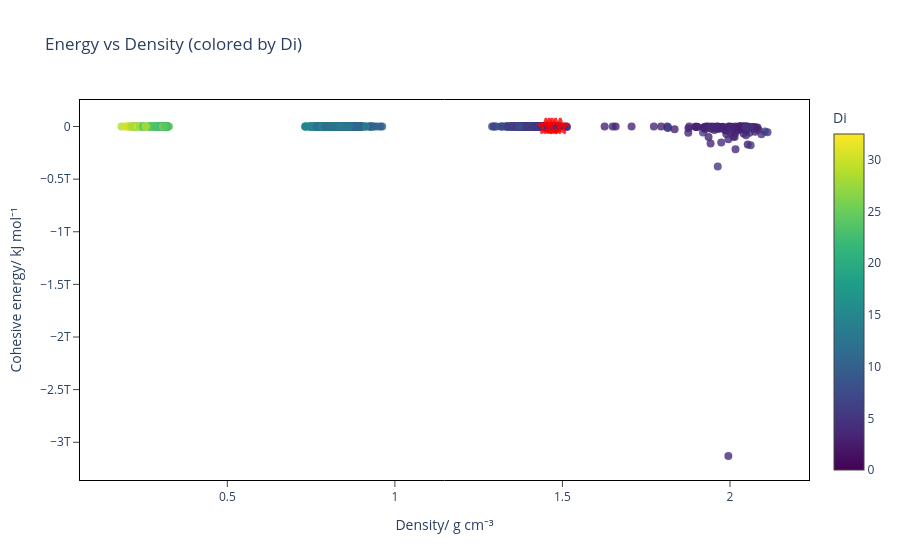
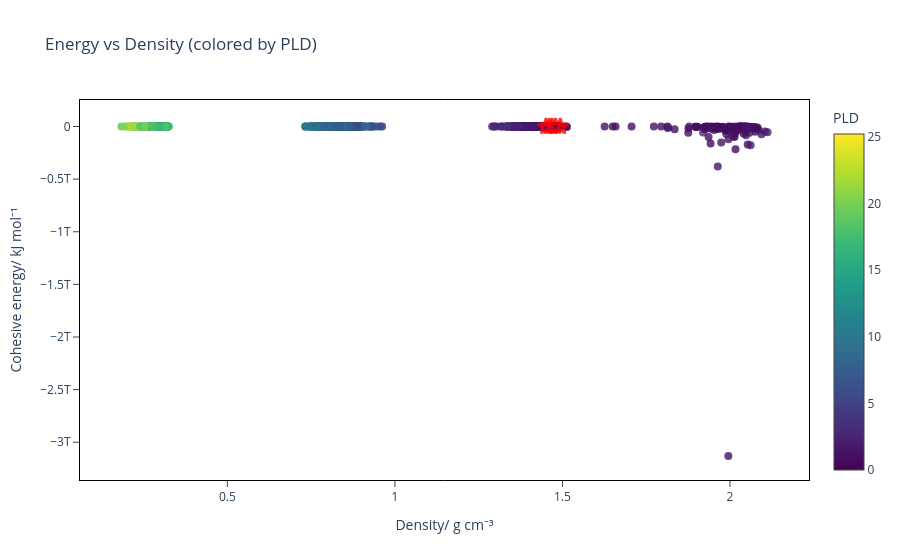
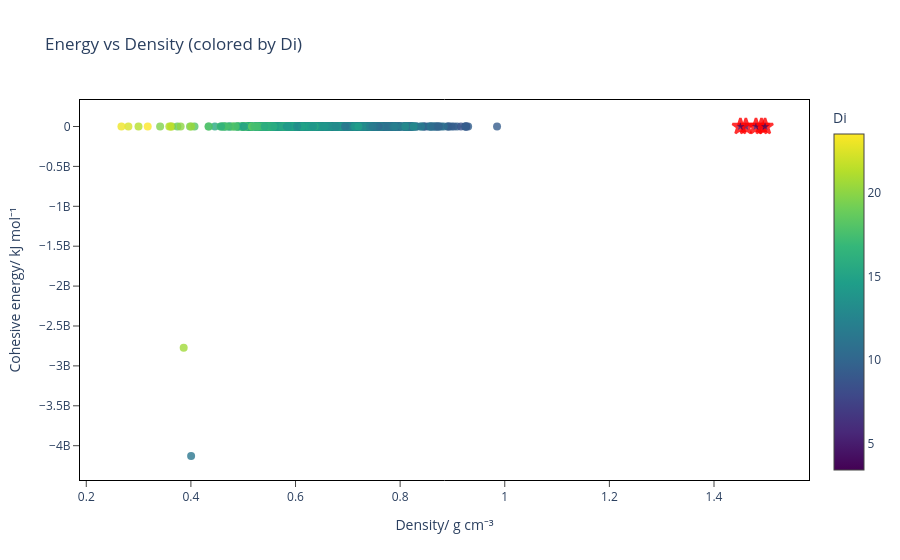
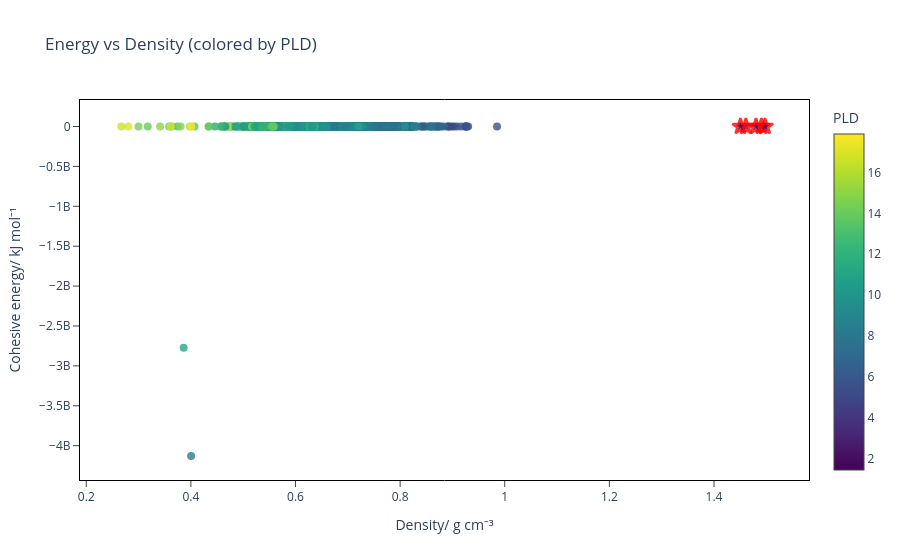

Notebook code for these charts, in order:
### Code cell
plot_energy_density(
    "./OH_SO4_md/OH_SO4_4_cages_janus_all.csv",
    "./OH_SO4_md/OH_SO4_4cc_top.csv",
    energy_offset= -2139.13,
    num_cages= 4
)

plot_energy_density(
    "./OH_SO4_md/OH_SO4_2_cages_janus_all.csv",
    "./OH_SO4_md/OH_SO4_2cc_top.csv",
    energy_offset= -2139.13,
    num_cages= 2
)

plot_energy_density(
    "./OH_SO4_md/OH_SO4_1_cage_janus_all.csv",
    "./OH_SO4_md/OH_SO4_1cc_top.csv",
    energy_offset= -2139.13,
    num_cages= 1
)

### Figure 1 — Plotly figure (JSON) as saved in the notebook; plotly's stock layout.template omitted (floating-point values rounded to 4 significant figures; data arrays with more than 128 entries replaced by an {"elided": "..."} marker saying what was removed)
{"data": [{"customdata": {"elided": "1841x2 float values"}, "hovertemplate": "idx: %{customdata[0]}<br>Energy: %{y}<br>Density: %{x}<br>Di: %{customdata[1]}", "marker": {"cmax": 32.5, "cmin": 0, "color": {"elided": "1841 float values"}, "colorbar": {"title": {"text": "Di"}}, "colorscale": [[0, "#440154"], [0.1111, "#482878"], [0.2222, "#3e4989"], [0.3333, "#31688e"], [0.4444, "#26828e"], [0.5556, "#1f9e89"], [0.6667, "#35b779"], [0.7778, "#6ece58"], [0.8889, "#b5de2b"], [1, "#fde725"]], "opacity": 0.8, "size": 8, "symbol": "circle"}, "mode": "markers", "name": "geomopt", "type": "scatter", "x": {"elided": "1841 float values"}, "y": {"elided": "1841 float values"}}, {"customdata": [[80, 3.583], [141, 3.544], [586, 3.531], [763, 3.522], [1163, 3.722]], "hovertemplate": "idx: %{customdata[0]}<br>Energy: %{y}<br>Density: %{x}<br>Di: %{customdata[1]}", "marker": {"cmax": 32.5, "cmin": 0, "color": [3.583, 3.544, 3.531, 3.522, 3.722], "colorscale": [[0, "#440154"], [0.1111, "#482878"], [0.2222, "#3e4989"], [0.3333, "#31688e"], [0.4444, "#26828e"], [0.5556, "#1f9e89"], [0.6667, "#35b779"], [0.7778, "#6ece58"], [0.8889, "#b5de2b"], [1, "#fde725"]], "line": {"color": "red", "width": 2.5}, "opacity": 0.8, "showscale": false, "size": 12, "symbol": "star"}, "mode": "markers", "name": "md+geomopt", "type": "scatter", "x": [1.461, 1.493, 1.451, 1.469, 1.479], "y": [-577.6, -607.5, -567.5, -578.6, -581.6]}], "layout": {"paper_bgcolor": "white", "plot_bgcolor": "white", "showlegend": false, "title": {"text": "Energy vs Density (colored by Di)"}, "xaxis": {"linecolor": "black", "mirror": true, "showgrid": false, "showline": true, "ticklen": 6, "ticks": "outside", "tickwidth": 1, "title": {"text": "Density/ g cm⁻³"}, "zeroline": false}, "yaxis": {"linecolor": "black", "mirror": true, "showgrid": false, "showline": true, "ticklen": 6, "ticks": "outside", "tickwidth": 1, "title": {"text": "Cohesive energy/ kJ mol⁻¹"}, "zeroline": false}}}

### Figure 2 — Plotly figure (JSON) as saved in the notebook; plotly's stock layout.template omitted (floating-point values rounded to 4 significant figures; data arrays with more than 128 entries replaced by an {"elided": "..."} marker saying what was removed)
{"data": [{"customdata": {"elided": "1841x2 float values"}, "hovertemplate": "idx: %{customdata[0]}<br>Energy: %{y}<br>Density: %{x}<br>PLD: %{customdata[1]}", "marker": {"cmax": 25.21, "cmin": 0, "color": {"elided": "1841 float values"}, "colorbar": {"title": {"text": "PLD"}}, "colorscale": [[0, "#440154"], [0.1111, "#482878"], [0.2222, "#3e4989"], [0.3333, "#31688e"], [0.4444, "#26828e"], [0.5556, "#1f9e89"], [0.6667, "#35b779"], [0.7778, "#6ece58"], [0.8889, "#b5de2b"], [1, "#fde725"]], "opacity": 0.8, "size": 8, "symbol": "circle"}, "mode": "markers", "name": "geomopt", "type": "scatter", "x": {"elided": "1841 float values"}, "y": {"elided": "1841 float values"}}, {"customdata": [[80, 2.086], [141, 1.645], [586, 1.391], [763, 1.486], [1163, 1.648]], "hovertemplate": "idx: %{customdata[0]}<br>Energy: %{y}<br>Density: %{x}<br>PLD: %{customdata[1]}", "marker": {"cmax": 25.21, "cmin": 0, "color": [2.086, 1.645, 1.391, 1.486, 1.648], "colorscale": [[0, "#440154"], [0.1111, "#482878"], [0.2222, "#3e4989"], [0.3333, "#31688e"], [0.4444, "#26828e"], [0.5556, "#1f9e89"], [0.6667, "#35b779"], [0.7778, "#6ece58"], [0.8889, "#b5de2b"], [1, "#fde725"]], "line": {"color": "red", "width": 2.5}, "opacity": 0.8, "showscale": false, "size": 12, "symbol": "star"}, "mode": "markers", "name": "md+geomopt", "type": "scatter", "x": [1.461, 1.493, 1.451, 1.469, 1.479], "y": [-577.6, -607.5, -567.5, -578.6, -581.6]}], "layout": {"paper_bgcolor": "white", "plot_bgcolor": "white", "showlegend": false, "title": {"text": "Energy vs Density (colored by PLD)"}, "xaxis": {"linecolor": "black", "mirror": true, "showgrid": false, "showline": true, "ticklen": 6, "ticks": "outside", "tickwidth": 1, "title": {"text": "Density/ g cm⁻³"}, "zeroline": false}, "yaxis": {"linecolor": "black", "mirror": true, "showgrid": false, "showline": true, "ticklen": 6, "ticks": "outside", "tickwidth": 1, "title": {"text": "Cohesive energy/ kJ mol⁻¹"}, "zeroline": false}}}

### Figure 3 — Plotly figure (JSON) as saved in the notebook; plotly's stock layout.template omitted (floating-point values rounded to 4 significant figures; data arrays with more than 128 entries replaced by an {"elided": "..."} marker saying what was removed)
{"data": [{"customdata": {"elided": "2000x2 float values"}, "hovertemplate": "idx: %{customdata[0]}<br>Energy: %{y}<br>Density: %{x}<br>Di: %{customdata[1]}", "marker": {"cmax": 23.52, "cmin": 3.419, "color": {"elided": "2000 float values"}, "colorbar": {"title": {"text": "Di"}}, "colorscale": [[0, "#440154"], [0.1111, "#482878"], [0.2222, "#3e4989"], [0.3333, "#31688e"], [0.4444, "#26828e"], [0.5556, "#1f9e89"], [0.6667, "#35b779"], [0.7778, "#6ece58"], [0.8889, "#b5de2b"], [1, "#fde725"]], "opacity": 0.8, "size": 8, "symbol": "circle"}, "mode": "markers", "name": "geomopt", "type": "scatter", "x": {"elided": "2000 float values"}, "y": {"elided": "2000 float values"}}, {"customdata": [[80, 3.555], [141, 3.55], [586, 3.419], [763, 3.533], [1163, 3.482]], "hovertemplate": "idx: %{customdata[0]}<br>Energy: %{y}<br>Density: %{x}<br>Di: %{customdata[1]}", "marker": {"cmax": 23.52, "cmin": 3.419, "color": [3.555, 3.55, 3.419, 3.533, 3.482], "colorscale": [[0, "#440154"], [0.1111, "#482878"], [0.2222, "#3e4989"], [0.3333, "#31688e"], [0.4444, "#26828e"], [0.5556, "#1f9e89"], [0.6667, "#35b779"], [0.7778, "#6ece58"], [0.8889, "#b5de2b"], [1, "#fde725"]], "line": {"color": "red", "width": 2.5}, "opacity": 0.8, "showscale": false, "size": 12, "symbol": "star"}, "mode": "markers", "name": "md+geomopt", "type": "scatter", "x": [1.461, 1.491, 1.45, 1.48, 1.498], "y": [-577.1, -608.2, -572.2, -564.5, -584.3]}], "layout": {"paper_bgcolor": "white", "plot_bgcolor": "white", "showlegend": false, "title": {"text": "Energy vs Density (colored by Di)"}, "xaxis": {"linecolor": "black", "mirror": true, "showgrid": false, "showline": true, "ticklen": 6, "ticks": "outside", "tickwidth": 1, "title": {"text": "Density/ g cm⁻³"}, "zeroline": false}, "yaxis": {"linecolor": "black", "mirror": true, "showgrid": false, "showline": true, "ticklen": 6, "ticks": "outside", "tickwidth": 1, "title": {"text": "Cohesive energy/ kJ mol⁻¹"}, "zeroline": false}}}

### Figure 4 — Plotly figure (JSON) as saved in the notebook; plotly's stock layout.template omitted (floating-point values rounded to 4 significant figures; data arrays with more than 128 entries replaced by an {"elided": "..."} marker saying what was removed)
{"data": [{"customdata": {"elided": "2000x2 float values"}, "hovertemplate": "idx: %{customdata[0]}<br>Energy: %{y}<br>Density: %{x}<br>PLD: %{customdata[1]}", "marker": {"cmax": 17.88, "cmin": 1.448, "color": {"elided": "2000 float values"}, "colorbar": {"title": {"text": "PLD"}}, "colorscale": [[0, "#440154"], [0.1111, "#482878"], [0.2222, "#3e4989"], [0.3333, "#31688e"], [0.4444, "#26828e"], [0.5556, "#1f9e89"], [0.6667, "#35b779"], [0.7778, "#6ece58"], [0.8889, "#b5de2b"], [1, "#fde725"]], "opacity": 0.8, "size": 8, "symbol": "circle"}, "mode": "markers", "name": "geomopt", "type": "scatter", "x": {"elided": "2000 float values"}, "y": {"elided": "2000 float values"}}, {"customdata": [[80, 2.061], [141, 1.658], [586, 1.448], [763, 1.501], [1163, 1.529]], "hovertemplate": "idx: %{customdata[0]}<br>Energy: %{y}<br>Density: %{x}<br>PLD: %{customdata[1]}", "marker": {"cmax": 17.88, "cmin": 1.448, "color": [2.061, 1.658, 1.448, 1.501, 1.529], "colorscale": [[0, "#440154"], [0.1111, "#482878"], [0.2222, "#3e4989"], [0.3333, "#31688e"], [0.4444, "#26828e"], [0.5556, "#1f9e89"], [0.6667, "#35b779"], [0.7778, "#6ece58"], [0.8889, "#b5de2b"], [1, "#fde725"]], "line": {"color": "red", "width": 2.5}, "opacity": 0.8, "showscale": false, "size": 12, "symbol": "star"}, "mode": "markers", "name": "md+geomopt", "type": "scatter", "x": [1.461, 1.491, 1.45, 1.48, 1.498], "y": [-577.1, -608.2, -572.2, -564.5, -584.3]}], "layout": {"paper_bgcolor": "white", "plot_bgcolor": "white", "showlegend": false, "title": {"text": "Energy vs Density (colored by PLD)"}, "xaxis": {"linecolor": "black", "mirror": true, "showgrid": false, "showline": true, "ticklen": 6, "ticks": "outside", "tickwidth": 1, "title": {"text": "Density/ g cm⁻³"}, "zeroline": false}, "yaxis": {"linecolor": "black", "mirror": true, "showgrid": false, "showline": true, "ticklen": 6, "ticks": "outside", "tickwidth": 1, "title": {"text": "Cohesive energy/ kJ mol⁻¹"}, "zeroline": false}}}
